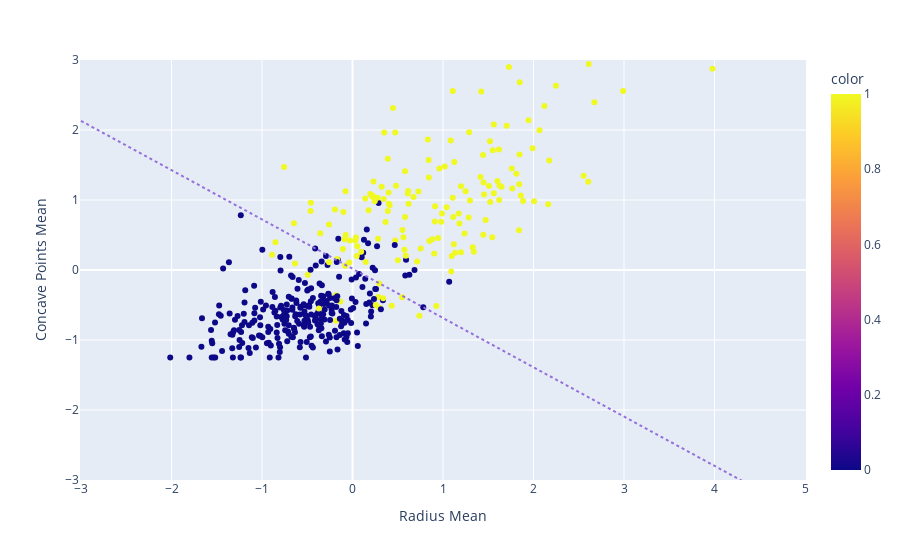

The code cell stored with this chart in its notebook:
### Code cell
plot_decision_boundary("Radius Mean", "Concave Points Mean")

### Figure 1 — Plotly figure (JSON) as saved in the notebook; plotly's stock layout.template omitted (floating-point values rounded to 4 significant figures; data arrays with more than 128 entries replaced by an {"elided": "..."} marker saying what was removed)
{"data": [{"hovertemplate": "Radius Mean=%{x}<br>Concave Points Mean=%{y}<br>color=%{marker.color}<extra></extra>", "legendgroup": "", "marker": {"color": {"elided": "426 int values"}, "coloraxis": "coloraxis", "symbol": "circle"}, "mode": "markers", "name": "", "orientation": "v", "showlegend": false, "type": "scatter", "x": {"elided": "426 float values"}, "xaxis": "x", "y": {"elided": "426 float values"}, "yaxis": "y"}], "layout": {"coloraxis": {"colorbar": {"title": {"text": "color"}}, "colorscale": [[0, "#0d0887"], [0.1111, "#46039f"], [0.2222, "#7201a8"], [0.3333, "#9c179e"], [0.4444, "#bd3786"], [0.5556, "#d8576b"], [0.6667, "#ed7953"], [0.7778, "#fb9f3a"], [0.8889, "#fdca26"], [1, "#f0f921"]]}, "legend": {"tracegroupgap": 0}, "margin": {"t": 60}, "shapes": [{"line": {"color": "MediumPurple", "dash": "dot", "width": 2}, "type": "line", "x0": -3, "x1": 5, "y0": 2.131, "y1": -3.502}], "xaxis": {"anchor": "y", "domain": [0, 1], "title": {"text": "Radius Mean"}}, "yaxis": {"anchor": "x", "domain": [0, 1], "range": [-3, 3], "title": {"text": "Concave Points Mean"}}}}
